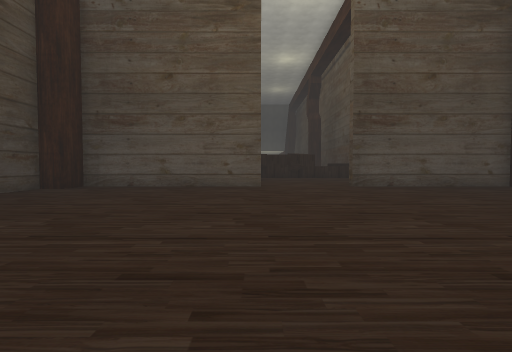
view 1 (above)

16 first-person views from a walk through a Unity game level. The camera is 1.2 m above the floor, tilts 2° down and sees 85° across. The floor is counted in squares, 1.5 m on a side. Each view is taken from the middle of a square. On the plan, view 1 faces up. The plan holds only what a view shows up to about 10 squares ahead; the rest is blank. The place goes on beyond the plan. The player is left out. Some surface patterns are stand-ins.

view 2
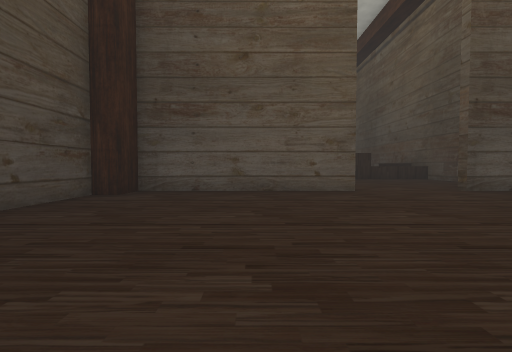

view 3
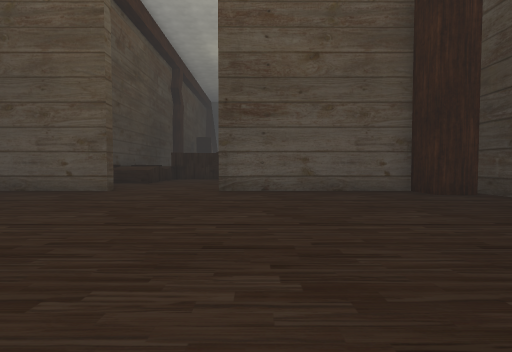

view 4
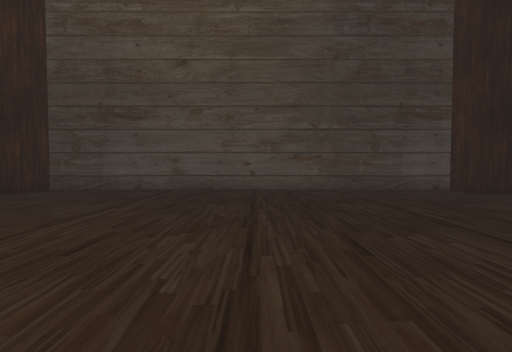

view 5
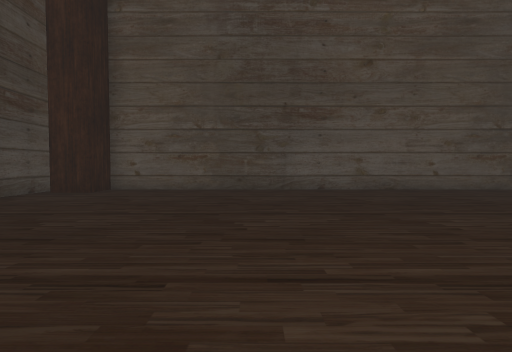

view 6
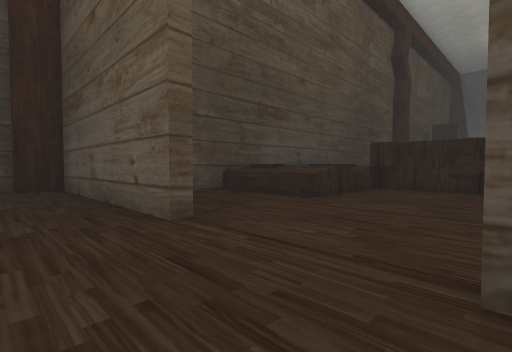

view 7
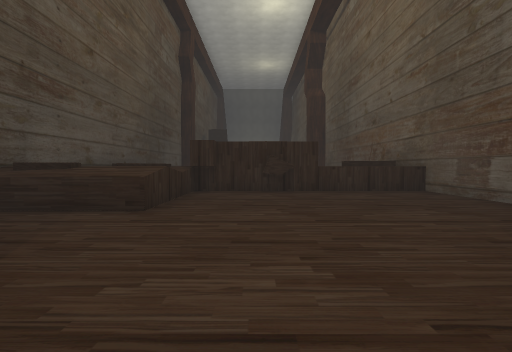

view 8
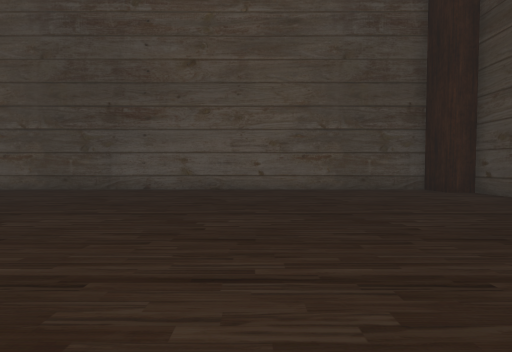

view 9
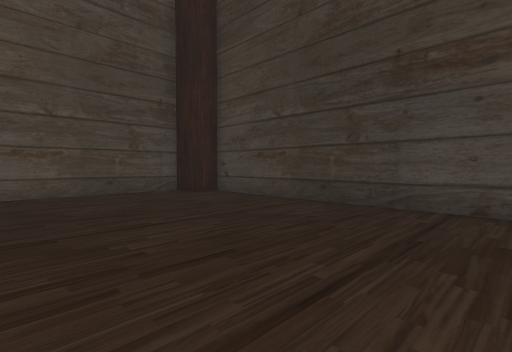

view 10
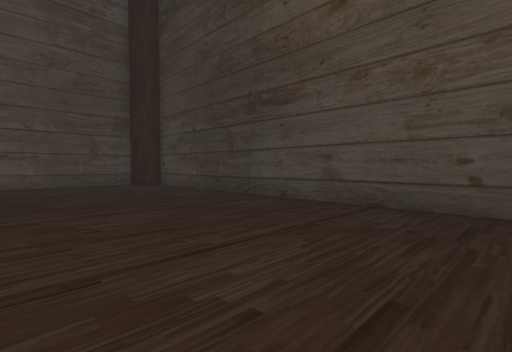

view 11
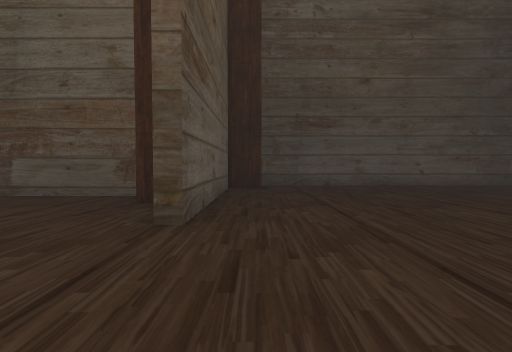

view 12
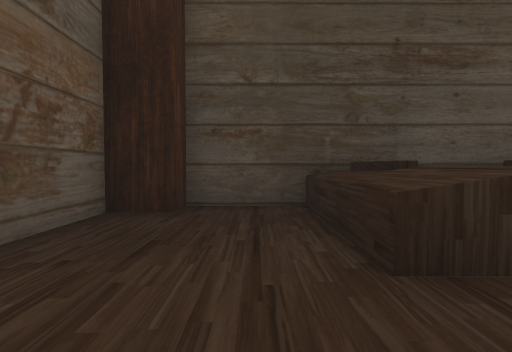

view 13
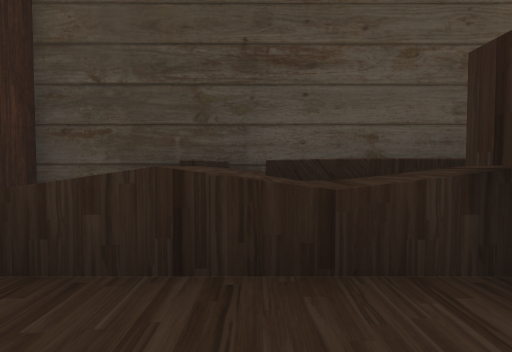

view 14
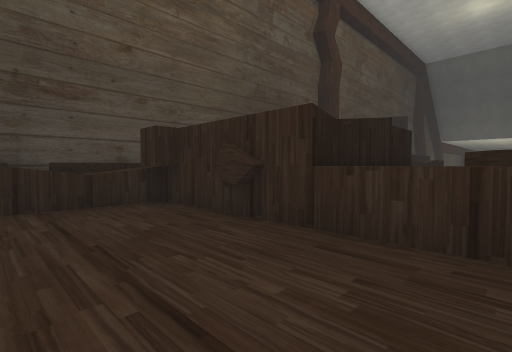

view 15
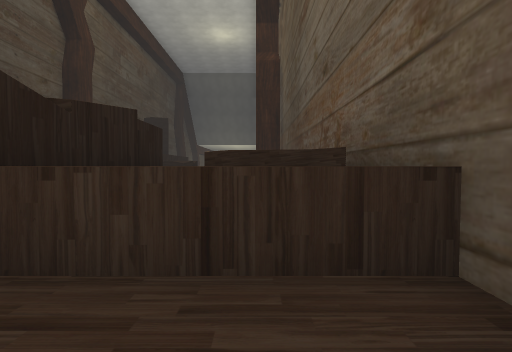

view 16
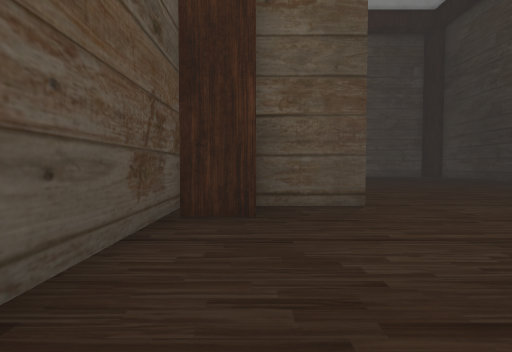

### Floor plan
Key: @ floor where view 1 was taken; # wall or solid block; . floor; ^ raised ledge.
Columns run from 8 left of view 1 to 12 right of it. Each row starts with its distance up from view 1.
 21     #       #^^ #
 20     #       # ^^#
 19     #  ^#####^^^#
 18     #  ^^.......#
 17     #^^^^.......#
 16     #^^^^.......#
 15     #^^^^.......#
 14     #...........#
 13     #...........#
 12     ##........###
 11  ########...#######
 10 ##................###
  9 #...................#
  8 #...................#
  7 #...................#
  6 #...................#
  5 #...................#
  4 #...................#
  3 #...................#
  2 #...................#
  1 #...................#
  0 #.......@...........#
 -1 #...................#
 -2 #...................#
 -3 #...................#
 -4 ##................###
 -5  ##################

Where each view was taken, in squares from view 1:
view 1: 0 up, 0 right, facing up
view 2: 2 up, 3 left, facing up
view 3: 2 up, 5 right, facing up
view 4: 3 up, 2 right, facing right
view 5: 5 up, 5 right, facing down
view 6: 9 up, 4 right, facing up-left
view 7: 10 up, 2 right, facing up
view 8: 5 up, 1 left, facing down
view 9: 4 up, 2 left, facing down-left
view 10: 8 up, 2 left, facing down-left
view 11: 10 up, 0 right, facing right
view 12: 14 up, 2 right, facing left
view 13: 17 up, 2 right, facing left
view 14: 16 up, 6 right, facing up-left
view 15: 17 up, 6 right, facing up
view 16: 17 up, 6 right, facing down
